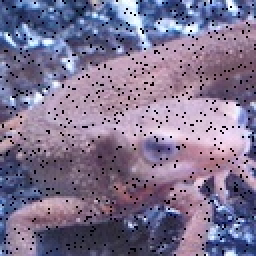
#> input picture My_answer/Question_11_20/imori_noise.jpg, 128 x 128 px (shown 2 times larger)
$ python cv2_answer19.py
#> lines starting #> are read from the running program, lines starting #| are printed output that depends on the picture
import cv2
import numpy as np

img = cv2.imread("imori_noise.jpg")
#> img is the input picture: shape (128, 128, 3); mean B, G, R 145.1, 116.1, 127.6
img = cv2.cvtColor(img, cv2.COLOR_BGR2GRAY)
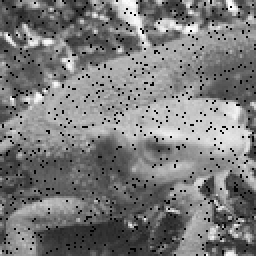
#> img: shape (128, 128) (shown 2 times larger); min 1, max 254, mean 122.9
kernel = np.array([[0., 0., 1., 0., 0.], [0., 1., 2., 1., 0.],
                   [1., 2., -16., 2., 1.], [0., 1., 2., 1., 0.],
                   [0., 0., 1., 0., 0.]])
log = cv2.filter2D(img, -1, kernel)
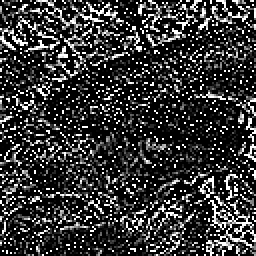
#> log: shape (128, 128) (shown 2 times larger); min 0, max 255, mean 54.5
cv2.imshow("LoG", log)
cv2.waitKey(0)
cv2.destroyAllWindows()
